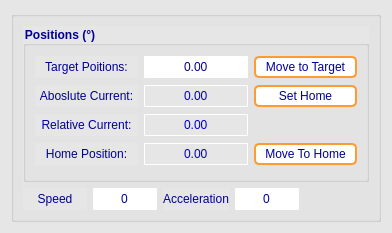
<?xml version="1.0" encoding="UTF-8"?>
<ui version="4.0">
 <class>Form</class>
 <widget class="QWidget" name="Form">
  <property name="geometry">
   <rect>
    <x>0</x>
    <y>0</y>
    <width>392</width>
    <height>233</height>
   </rect>
  </property>
  <property name="windowTitle">
   <string>Form</string>
  </property>
  <property name="styleSheet">
   <string notr="true">QWidget{
background-color: rgb(230,230,230);

}

QPushButton {
	background-color: rgb(255,255,255);  /* Background color */
    color: rgb(0, 0, 150);  /* Text color */
    border: 2px solid rgb(255,155, 50);  /* Border color */
    border-radius: 5px;  /* Rounded edges */
	padding: 2px;
}

QPushButton:hover {
    background-color: rgb(245, 245, 255);  /* Background color when hovered */
	color: rgb(0, 0, 200);
    border-color:rgb(225, 105, 0);  /* Border color when hovered */
}

QPushButton:pressed {
   background-color: rgb(200,200, 210);  /* Background color when pressed */
	border: 3px solid rgb(205, 85, 0);
}
QPushButton:clicked {
   background-color: rgb(200, 200, 210);  /* Background color when pressed */
	border:  rgb(205, 85, 0);
}

QPushButton:checked {
    background-color: rgb(220,120, 15);
	border: 3px solid rgb(205, 105, 0);
	font-weight: bold;  /* Bold text */
}

QPushButton:disabled {
    background-color: rgb(220,220, 220);
	border: 3px solid rgb(205, 105, 0);
	font-weight: bold;  /* Bold text */
}

QDoubleSpinBox:enabled{
background-color: rgb(255,255,255);
color: rgb(0, 0, 150);  /* Text color */
border: 1px solid rgb(255,255,255);  /* Border color */
border-radius: 1px;  /* Rounded edges */
padding : 2px;
}
QDoubleSpinBox:disabled{
color: rgb(0, 0, 200);  /* Text color */
border: 1px solid rgb(255,255,255);  /* Border color */
border-radius: 1px;  /* Rounded edges */
padding : 2px;
}

QSpinBox:enabled{
background-color: rgb(255,255,255);
color: rgb(0, 0, 150);  /* Text color */
border: 1px solid rgb(255,255,255);  /* Border color */
border-radius: 1px;  /* Rounded edges */
padding : 2px;
}
QSpinBox:disabled{
color: rgb(0, 0, 200);  /* Text color */
border: 1px solid rgb(255,255,255);  /* Border color */
border-radius: 1px;  /* Rounded edges */
padding : 2px;
}

QGroupBox{
color: rgb(0, 0, 150);  /* Text color */
font-weight: bold;  /* Bold text */
}

QLabel{
color: rgb(0, 0, 150);  /* Text color */
}

QPlainTextEdit{
background-color: rgb(255,255,255);
border-radius: 5px;  /* Rounded edges */
}

QLineEdit:endabled{
background-color: rgb(255,255,255);
color: rgb(0, 0, 150);  /* Text color */
border: 3px solid rgb(255,155,50);  /* Border color */
border-radius: 5px;  /* Rounded edges */
padding : 2px;
}

QLineEdit:disabled{
background-color: rgb(230,230,230);
color: rgb(0, 0, 150);  /* Text color */
border: 1px solid rgb(255,255,255);  /* Border color */
border-radius: 5px;  /* Rounded edges */
padding : 2px;
}

QComboBox{
background-color: rgb(220,220,220);
color: rgb(0, 0, 150);  /* Text color */
border: 3px solid rgb(255,155,50);  /* Border color */
border-radius: 5px;  /* Rounded edges */
padding : 2px;
}

QTabBar::tab {
    color: rgb(0, 0, 150); 
    border: 2px solid rgb(255,155,50);
    padding: 5px;
    border-top-left-radius: 5px;
    border-top-right-radius: 5px;
	min-width:80px;
}

QTabBar::tab:selected {
    color:rgb(0, 0, 150); 
    background-color: rgb(255, 255, 255); ;
    font-weight: bold;
	border: 3px solid rgb(235, 135, 30);
}

QTabBar::tab:hover {
    color: rgb(0, 0, 200); /* Slightly lighter orange */
	background-color: rgb(245, 245, 255); ;
}</string>
  </property>
  <layout class="QGridLayout" name="gridLayout">
   <item row="0" column="0">
    <widget class="QGroupBox" name="rot_mot_groupbox">
     <property name="title">
      <string/>
     </property>
     <layout class="QGridLayout" name="gridLayout_2">
      <item row="0" column="0" colspan="5">
       <widget class="QGroupBox" name="groupBox">
        <property name="title">
         <string>Positions (°)</string>
        </property>
        <layout class="QGridLayout" name="gridLayout_3">
         <item row="2" column="0">
          <widget class="QLabel" name="label_5">
           <property name="text">
            <string>Relative Current:</string>
           </property>
           <property name="alignment">
            <set>Qt::AlignCenter</set>
           </property>
          </widget>
         </item>
         <item row="0" column="0">
          <widget class="QLabel" name="label">
           <property name="text">
            <string>Target Poitions:</string>
           </property>
           <property name="alignment">
            <set>Qt::AlignCenter</set>
           </property>
          </widget>
         </item>
         <item row="3" column="0">
          <widget class="QLabel" name="label_6">
           <property name="text">
            <string>Home Position:</string>
           </property>
           <property name="alignment">
            <set>Qt::AlignCenter</set>
           </property>
          </widget>
         </item>
         <item row="2" column="1">
          <widget class="QDoubleSpinBox" name="rel_pos_spinbox">
           <property name="enabled">
            <bool>false</bool>
           </property>
           <property name="alignment">
            <set>Qt::AlignCenter</set>
           </property>
           <property name="buttonSymbols">
            <enum>QAbstractSpinBox::NoButtons</enum>
           </property>
           <property name="minimum">
            <double>-1000.000000000000000</double>
           </property>
           <property name="maximum">
            <double>1000.000000000000000</double>
           </property>
          </widget>
         </item>
         <item row="1" column="0">
          <widget class="QLabel" name="label_4">
           <property name="text">
            <string>Aboslute Current:</string>
           </property>
           <property name="alignment">
            <set>Qt::AlignCenter</set>
           </property>
          </widget>
         </item>
         <item row="3" column="1">
          <widget class="QDoubleSpinBox" name="home_pos_spinbox">
           <property name="enabled">
            <bool>false</bool>
           </property>
           <property name="alignment">
            <set>Qt::AlignCenter</set>
           </property>
           <property name="buttonSymbols">
            <enum>QAbstractSpinBox::NoButtons</enum>
           </property>
           <property name="maximum">
            <double>10000.000000000000000</double>
           </property>
          </widget>
         </item>
         <item row="0" column="1">
          <widget class="QDoubleSpinBox" name="target_pos_spinbox">
           <property name="alignment">
            <set>Qt::AlignCenter</set>
           </property>
           <property name="buttonSymbols">
            <enum>QAbstractSpinBox::NoButtons</enum>
           </property>
           <property name="maximum">
            <double>360.000000000000000</double>
           </property>
          </widget>
         </item>
         <item row="1" column="1">
          <widget class="QDoubleSpinBox" name="current_pos_spinbox">
           <property name="enabled">
            <bool>false</bool>
           </property>
           <property name="alignment">
            <set>Qt::AlignCenter</set>
           </property>
           <property name="buttonSymbols">
            <enum>QAbstractSpinBox::NoButtons</enum>
           </property>
           <property name="maximum">
            <double>1000.000000000000000</double>
           </property>
          </widget>
         </item>
         <item row="0" column="2">
          <widget class="QPushButton" name="move_button">
           <property name="sizePolicy">
            <sizepolicy hsizetype="Minimum" vsizetype="Preferred">
             <horstretch>0</horstretch>
             <verstretch>0</verstretch>
            </sizepolicy>
           </property>
           <property name="text">
            <string>Move to Target</string>
           </property>
          </widget>
         </item>
         <item row="3" column="2">
          <widget class="QPushButton" name="move_to_home_button">
           <property name="text">
            <string>Move To Home</string>
           </property>
          </widget>
         </item>
         <item row="1" column="2">
          <widget class="QPushButton" name="set_home_button">
           <property name="text">
            <string>Set Home</string>
           </property>
          </widget>
         </item>
        </layout>
       </widget>
      </item>
      <item row="2" column="1">
       <widget class="QSpinBox" name="speed_spinbox">
        <property name="alignment">
         <set>Qt::AlignCenter</set>
        </property>
        <property name="buttonSymbols">
         <enum>QAbstractSpinBox::NoButtons</enum>
        </property>
        <property name="maximum">
         <number>10000</number>
        </property>
       </widget>
      </item>
      <item row="2" column="2">
       <widget class="QLabel" name="label_3">
        <property name="text">
         <string>Acceleration</string>
        </property>
        <property name="alignment">
         <set>Qt::AlignCenter</set>
        </property>
       </widget>
      </item>
      <item row="2" column="0">
       <widget class="QLabel" name="label_2">
        <property name="text">
         <string>Speed</string>
        </property>
        <property name="alignment">
         <set>Qt::AlignCenter</set>
        </property>
       </widget>
      </item>
      <item row="2" column="3">
       <widget class="QSpinBox" name="acc_spinbox">
        <property name="alignment">
         <set>Qt::AlignCenter</set>
        </property>
        <property name="buttonSymbols">
         <enum>QAbstractSpinBox::NoButtons</enum>
        </property>
        <property name="maximum">
         <number>10000</number>
        </property>
       </widget>
      </item>
     </layout>
    </widget>
   </item>
  </layout>
 </widget>
 <resources/>
 <connections/>
</ui>
